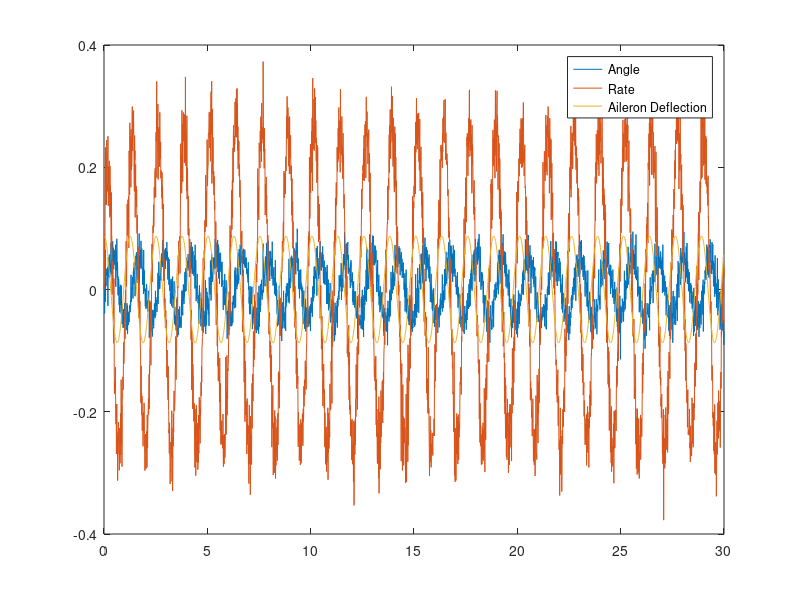

This chart was generated by the following MATLAB code: (Note: this script raises an error after producing the figure.)
% %%%%%%%%%%%%%%%%%%%%%%%%%%%%%%%%%%%%%%%%%%%%%%%%%%%%%%%%%%%%%%%%%%%%%%%%
% Parameter Estimation
% EKF
% Lloyd Strohl
% 09/05/18
% 
% %%%%%%%%%%%%%%%%%%%%%%%%%%%%%%%%%%%%%%%%%%%%%%%%%%%%%%%%%%%%%%%%%%%%%%%%

clear
close all

% data read
data = csvread('roll_data_test.csv');
phi = data(:,1);
p = data(:,2);
da = data(:,3);
Ts = .01; % sample time (100 Hz)
t = [Ts:Ts:length(p)*Ts];

figure('Name','Data')
plot(t,phi,t,p,t,da)
legend('Angle','Rate','Aileron Deflection')

%% Kalman Filter

% model
Lp = -10;
Lda = 20;

f = @RollMotionSE; % state transition function
h = @RollMotionMeas; % measurement function
J = @jaccsd;
P = eye(4); % prediction error estimate
Q = [0 0 0    0   ;...
     0 0 0    0   ;...
     0 0 0.0 0   ;...
     0 0 0    0.0];% process noise covariance
R = [.02,0;0,.01]; % measurement noise covariance
z = [phi';p']; % observations
x = zeros(4,size(phi,1))*0; % state estimate
x(:,1) = [0;0;Lp;Lda];


for k = 2:length(p)
    [x(:,k),P] = EKF_Generic(f,h,J,R,Q,z(:,k-1),x(:,k-1),da(k-1),P,Ts);
end





RMSE = mean((p-x(2,:)').^2);

estLp = x(3,end);
estLda = x(4,end);

fprintf('RMSE: %.4f (rad/s)\n',RMSE)
fprintf('Lp: %.2f    Lda: %.2f\n',estLp,estLda)
figure('Name','Roll Rate')
title('Roll Rate')
plot(t,x(2,:),t,p)
legend('Estimate','Measured')

figure('Name','Role Angle')
title('Roll Angle')
plot(t,x(1,:),t,phi)
legend('Estimate','Measured')

figure('Name','Parameters')
title('Parameters')
plot(t,x(3,:),t,x(4,:))
legend('Lp','Lda')

